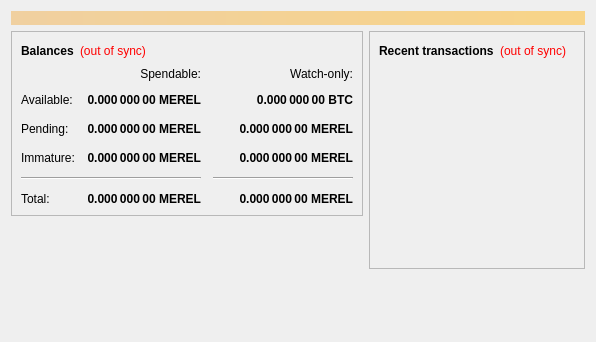
<?xml version="1.0" encoding="UTF-8"?>
<ui version="4.0">
 <class>OverviewPage</class>
 <widget class="QWidget" name="OverviewPage">
  <property name="geometry">
   <rect>
    <x>0</x>
    <y>0</y>
    <width>596</width>
    <height>342</height>
   </rect>
  </property>
  <property name="windowTitle">
   <string>Form</string>
  </property>
  <layout class="QVBoxLayout" name="topLayout">
   <item>
    <widget class="QLabel" name="labelAlerts">
     <property name="visible">
      <bool>false</bool>
     </property>
     <property name="styleSheet">
      <string notr="true">background-color: qlineargradient(x1: 0, y1: 0, x2: 1, y2: 0, stop:0 #F0D0A0, stop:1 #F8D488); color:#000000;</string>
     </property>
     <property name="wordWrap">
      <bool>true</bool>
     </property>
     <property name="margin">
      <number>3</number>
     </property>
    </widget>
   </item>
   <item>
    <layout class="QHBoxLayout" name="horizontalLayout" stretch="1,1">
     <item>
      <layout class="QVBoxLayout" name="verticalLayout_2">
       <item>
        <widget class="QFrame" name="frame">
         <property name="frameShape">
          <enum>QFrame::StyledPanel</enum>
         </property>
         <property name="frameShadow">
          <enum>QFrame::Raised</enum>
         </property>
         <layout class="QVBoxLayout" name="verticalLayout_4">
          <item>
           <layout class="QHBoxLayout" name="horizontalLayout_4">
            <item>
             <widget class="QLabel" name="label_5">
              <property name="font">
               <font>
                <weight>75</weight>
                <bold>true</bold>
               </font>
              </property>
              <property name="text">
               <string>Balances</string>
              </property>
             </widget>
            </item>
            <item>
             <widget class="QLabel" name="labelWalletStatus">
              <property name="cursor">
               <cursorShape>WhatsThisCursor</cursorShape>
              </property>
              <property name="toolTip">
               <string>The displayed information may be out of date. Your wallet automatically synchronizes with the Merelcoin network after a connection is established, but this process has not completed yet.</string>
              </property>
              <property name="styleSheet">
               <string notr="true">QLabel { color: red; }</string>
              </property>
              <property name="text">
               <string notr="true">(out of sync)</string>
              </property>
              <property name="alignment">
               <set>Qt::AlignLeading|Qt::AlignLeft|Qt::AlignVCenter</set>
              </property>
             </widget>
            </item>
            <item>
             <spacer name="horizontalSpacer_3">
              <property name="orientation">
               <enum>Qt::Horizontal</enum>
              </property>
              <property name="sizeHint" stdset="0">
               <size>
                <width>40</width>
                <height>20</height>
               </size>
              </property>
             </spacer>
            </item>
           </layout>
          </item>
          <item>
           <layout class="QGridLayout" name="gridLayout">
            <property name="spacing">
             <number>12</number>
            </property>
            <item row="2" column="2">
             <widget class="QLabel" name="labelWatchPending">
              <property name="font">
               <font>
                <weight>75</weight>
                <bold>true</bold>
               </font>
              </property>
              <property name="cursor">
               <cursorShape>IBeamCursor</cursorShape>
              </property>
              <property name="toolTip">
               <string>Unconfirmed transactions to watch-only addresses</string>
              </property>
              <property name="text">
               <string notr="true">0.000 000 00 MEREL</string>
              </property>
              <property name="alignment">
               <set>Qt::AlignRight|Qt::AlignTrailing|Qt::AlignVCenter</set>
              </property>
              <property name="textInteractionFlags">
               <set>Qt::LinksAccessibleByMouse|Qt::TextSelectableByKeyboard|Qt::TextSelectableByMouse</set>
              </property>
             </widget>
            </item>
            <item row="2" column="1">
             <widget class="QLabel" name="labelUnconfirmed">
              <property name="font">
               <font>
                <weight>75</weight>
                <bold>true</bold>
               </font>
              </property>
              <property name="cursor">
               <cursorShape>IBeamCursor</cursorShape>
              </property>
              <property name="toolTip">
               <string>Total of transactions that have yet to be confirmed, and do not yet count toward the spendable balance</string>
              </property>
              <property name="text">
               <string notr="true">0.000 000 00 MEREL</string>
              </property>
              <property name="alignment">
               <set>Qt::AlignRight|Qt::AlignTrailing|Qt::AlignVCenter</set>
              </property>
              <property name="textInteractionFlags">
               <set>Qt::LinksAccessibleByMouse|Qt::TextSelectableByKeyboard|Qt::TextSelectableByMouse</set>
              </property>
             </widget>
            </item>
            <item row="3" column="2">
             <widget class="QLabel" name="labelWatchImmature">
              <property name="font">
               <font>
                <weight>75</weight>
                <bold>true</bold>
               </font>
              </property>
              <property name="cursor">
               <cursorShape>IBeamCursor</cursorShape>
              </property>
              <property name="toolTip">
               <string>Mined balance in watch-only addresses that has not yet matured</string>
              </property>
              <property name="text">
               <string notr="true">0.000 000 00 MEREL</string>
              </property>
              <property name="alignment">
               <set>Qt::AlignRight|Qt::AlignTrailing|Qt::AlignVCenter</set>
              </property>
              <property name="textInteractionFlags">
               <set>Qt::LinksAccessibleByMouse|Qt::TextSelectableByKeyboard|Qt::TextSelectableByMouse</set>
              </property>
             </widget>
            </item>
            <item row="4" column="0" colspan="2">
             <widget class="Line" name="line">
              <property name="orientation">
               <enum>Qt::Horizontal</enum>
              </property>
             </widget>
            </item>
            <item row="4" column="2">
             <widget class="Line" name="lineWatchBalance">
              <property name="sizePolicy">
               <sizepolicy hsizetype="Preferred" vsizetype="Fixed">
                <horstretch>0</horstretch>
                <verstretch>0</verstretch>
               </sizepolicy>
              </property>
              <property name="minimumSize">
               <size>
                <width>140</width>
                <height>0</height>
               </size>
              </property>
              <property name="orientation">
               <enum>Qt::Horizontal</enum>
              </property>
             </widget>
            </item>
            <item row="5" column="0">
             <widget class="QLabel" name="labelTotalText">
              <property name="text">
               <string>Total:</string>
              </property>
             </widget>
            </item>
            <item row="3" column="1">
             <widget class="QLabel" name="labelImmature">
              <property name="font">
               <font>
                <weight>75</weight>
                <bold>true</bold>
               </font>
              </property>
              <property name="cursor">
               <cursorShape>IBeamCursor</cursorShape>
              </property>
              <property name="toolTip">
               <string>Mined balance that has not yet matured</string>
              </property>
              <property name="text">
               <string notr="true">0.000 000 00 MEREL</string>
              </property>
              <property name="alignment">
               <set>Qt::AlignRight|Qt::AlignTrailing|Qt::AlignVCenter</set>
              </property>
              <property name="textInteractionFlags">
               <set>Qt::LinksAccessibleByMouse|Qt::TextSelectableByKeyboard|Qt::TextSelectableByMouse</set>
              </property>
             </widget>
            </item>
            <item row="2" column="3">
             <spacer name="horizontalSpacer_2">
              <property name="orientation">
               <enum>Qt::Horizontal</enum>
              </property>
              <property name="sizeHint" stdset="0">
               <size>
                <width>40</width>
                <height>20</height>
               </size>
              </property>
             </spacer>
            </item>
            <item row="3" column="0">
             <widget class="QLabel" name="labelImmatureText">
              <property name="text">
               <string>Immature:</string>
              </property>
             </widget>
            </item>
            <item row="5" column="1">
             <widget class="QLabel" name="labelTotal">
              <property name="font">
               <font>
                <weight>75</weight>
                <bold>true</bold>
               </font>
              </property>
              <property name="cursor">
               <cursorShape>IBeamCursor</cursorShape>
              </property>
              <property name="toolTip">
               <string>Your current total balance</string>
              </property>
              <property name="text">
               <string notr="true">0.000 000 00 MEREL</string>
              </property>
              <property name="alignment">
               <set>Qt::AlignRight|Qt::AlignTrailing|Qt::AlignVCenter</set>
              </property>
              <property name="textInteractionFlags">
               <set>Qt::LinksAccessibleByMouse|Qt::TextSelectableByKeyboard|Qt::TextSelectableByMouse</set>
              </property>
             </widget>
            </item>
            <item row="5" column="2">
             <widget class="QLabel" name="labelWatchTotal">
              <property name="font">
               <font>
                <weight>75</weight>
                <bold>true</bold>
               </font>
              </property>
              <property name="cursor">
               <cursorShape>IBeamCursor</cursorShape>
              </property>
              <property name="toolTip">
               <string>Current total balance in watch-only addresses</string>
              </property>
              <property name="text">
               <string notr="true">0.000 000 00 MEREL</string>
              </property>
              <property name="alignment">
               <set>Qt::AlignRight|Qt::AlignTrailing|Qt::AlignVCenter</set>
              </property>
              <property name="textInteractionFlags">
               <set>Qt::LinksAccessibleByMouse|Qt::TextSelectableByKeyboard|Qt::TextSelectableByMouse</set>
              </property>
             </widget>
            </item>
            <item row="0" column="2">
             <widget class="QLabel" name="labelWatchonly">
              <property name="text">
               <string>Watch-only:</string>
              </property>
              <property name="alignment">
               <set>Qt::AlignRight|Qt::AlignTrailing|Qt::AlignVCenter</set>
              </property>
             </widget>
            </item>
            <item row="1" column="0">
             <widget class="QLabel" name="labelBalanceText">
              <property name="text">
               <string>Available:</string>
              </property>
             </widget>
            </item>
            <item row="1" column="1">
             <widget class="QLabel" name="labelBalance">
              <property name="font">
               <font>
                <weight>75</weight>
                <bold>true</bold>
               </font>
              </property>
              <property name="cursor">
               <cursorShape>IBeamCursor</cursorShape>
              </property>
              <property name="toolTip">
               <string>Your current spendable balance</string>
              </property>
              <property name="text">
               <string notr="true">0.000 000 00 MEREL</string>
              </property>
              <property name="alignment">
               <set>Qt::AlignRight|Qt::AlignTrailing|Qt::AlignVCenter</set>
              </property>
              <property name="textInteractionFlags">
               <set>Qt::LinksAccessibleByMouse|Qt::TextSelectableByKeyboard|Qt::TextSelectableByMouse</set>
              </property>
             </widget>
            </item>
            <item row="1" column="2">
             <widget class="QLabel" name="labelWatchAvailable">
              <property name="font">
               <font>
                <weight>75</weight>
                <bold>true</bold>
               </font>
              </property>
              <property name="cursor">
               <cursorShape>IBeamCursor</cursorShape>
              </property>
              <property name="toolTip">
               <string>Your current balance in watch-only addresses</string>
              </property>
              <property name="text">
               <string notr="true">0.000 000 00 BTC</string>
              </property>
              <property name="alignment">
               <set>Qt::AlignRight|Qt::AlignTrailing|Qt::AlignVCenter</set>
              </property>
              <property name="textInteractionFlags">
               <set>Qt::LinksAccessibleByMouse|Qt::TextSelectableByKeyboard|Qt::TextSelectableByMouse</set>
              </property>
             </widget>
            </item>
            <item row="2" column="0">
             <widget class="QLabel" name="labelPendingText">
              <property name="text">
               <string>Pending:</string>
              </property>
             </widget>
            </item>
            <item row="0" column="1">
             <widget class="QLabel" name="labelSpendable">
              <property name="text">
               <string>Spendable:</string>
              </property>
              <property name="alignment">
               <set>Qt::AlignRight|Qt::AlignTrailing|Qt::AlignVCenter</set>
              </property>
             </widget>
            </item>
           </layout>
          </item>
         </layout>
        </widget>
       </item>
       <item>
        <spacer name="verticalSpacer">
         <property name="orientation">
          <enum>Qt::Vertical</enum>
         </property>
         <property name="sizeHint" stdset="0">
          <size>
           <width>20</width>
           <height>40</height>
          </size>
         </property>
        </spacer>
       </item>
      </layout>
     </item>
     <item>
      <layout class="QVBoxLayout" name="verticalLayout_3">
       <item>
        <widget class="QFrame" name="frame_2">
         <property name="frameShape">
          <enum>QFrame::StyledPanel</enum>
         </property>
         <property name="frameShadow">
          <enum>QFrame::Raised</enum>
         </property>
         <layout class="QVBoxLayout" name="verticalLayout">
          <item>
           <layout class="QHBoxLayout" name="horizontalLayout_2">
            <item>
             <widget class="QLabel" name="label_4">
              <property name="font">
               <font>
                <weight>75</weight>
                <bold>true</bold>
               </font>
              </property>
              <property name="text">
               <string>Recent transactions</string>
              </property>
             </widget>
            </item>
            <item>
             <widget class="QLabel" name="labelTransactionsStatus">
              <property name="cursor">
               <cursorShape>WhatsThisCursor</cursorShape>
              </property>
              <property name="toolTip">
               <string>The displayed information may be out of date. Your wallet automatically synchronizes with the Merelcoin network after a connection is established, but this process has not completed yet.</string>
              </property>
              <property name="styleSheet">
               <string notr="true">QLabel { color: red; }</string>
              </property>
              <property name="text">
               <string notr="true">(out of sync)</string>
              </property>
              <property name="alignment">
               <set>Qt::AlignRight|Qt::AlignTrailing|Qt::AlignVCenter</set>
              </property>
             </widget>
            </item>
            <item>
             <spacer name="horizontalSpacer">
              <property name="orientation">
               <enum>Qt::Horizontal</enum>
              </property>
              <property name="sizeHint" stdset="0">
               <size>
                <width>40</width>
                <height>20</height>
               </size>
              </property>
             </spacer>
            </item>
           </layout>
          </item>
          <item>
           <widget class="QListView" name="listTransactions">
            <property name="styleSheet">
             <string notr="true">QListView { background: transparent; }</string>
            </property>
            <property name="frameShape">
             <enum>QFrame::NoFrame</enum>
            </property>
            <property name="verticalScrollBarPolicy">
             <enum>Qt::ScrollBarAlwaysOff</enum>
            </property>
            <property name="horizontalScrollBarPolicy">
             <enum>Qt::ScrollBarAlwaysOff</enum>
            </property>
            <property name="selectionMode">
             <enum>QAbstractItemView::NoSelection</enum>
            </property>
           </widget>
          </item>
         </layout>
        </widget>
       </item>
       <item>
        <spacer name="verticalSpacer_2">
         <property name="orientation">
          <enum>Qt::Vertical</enum>
         </property>
         <property name="sizeHint" stdset="0">
          <size>
           <width>20</width>
           <height>40</height>
          </size>
         </property>
        </spacer>
       </item>
      </layout>
     </item>
    </layout>
   </item>
  </layout>
 </widget>
 <resources/>
 <connections/>
</ui>
